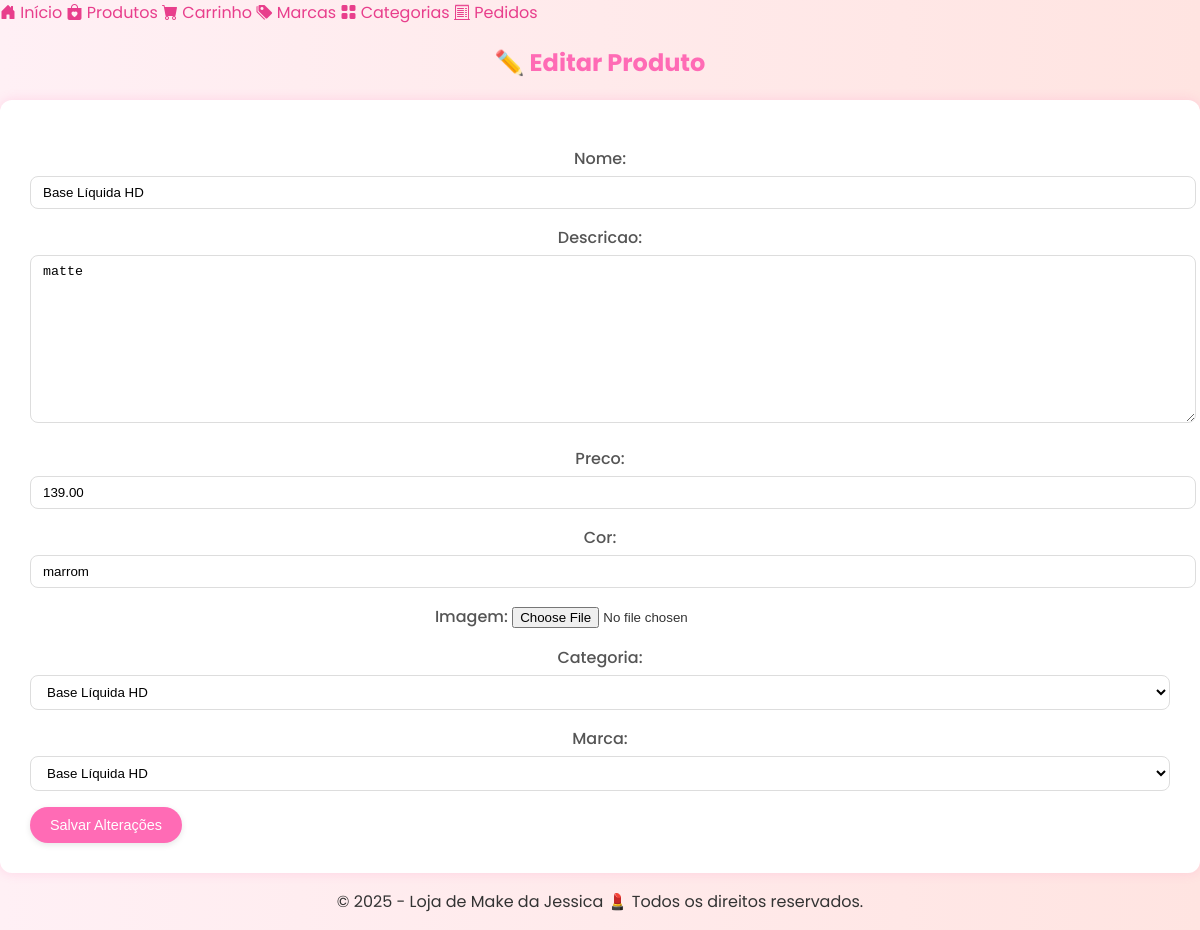
Screenshot of /editar/1/ with the database file from the repository.
### produtos/models.py (models this page shows, shortened)
class Produto(models.Model):
    nome = models.CharField(max_length=100)
    descricao = models.TextField()
    preco = models.DecimalField(max_digits=8, decimal_places=2)
    cor = models.CharField(max_length=30)
    imagem = models.ImageField(upload_to='produtos/', blank=True, null=True)
    categoria = models.ForeignKey(Categoria, on_delete=models.PROTECT)
    marca = models.ForeignKey(Marca, on_delete=models.PROTECT)

class Categoria(models.Model):
    nome = models.CharField(max_length=100)
    def __str__(self):
        return self.nome

class Marca(models.Model):
    nome = models.CharField(max_length=100)
    def __str__(self):
        return self.nome

### produtos/views.py (the view)
# urls.py: path('editar/<int:id>/', views.editar_produto, name='editar_produto'),
def editar_produto(request, id):
    produto = get_object_or_404(Produto, id=id)
    form = ProdutoForm(request.POST or None, request.FILES or None, instance=produto)
    if request.method == "POST" and form.is_valid():
        form.save()
        return redirect('listar_produtos')
    return render(request, 'produtos/editar.html', {'form': form, 'produto': produto})

### produtos/forms.py
class ProdutoForm(forms.ModelForm):
    class Meta:
        model = Produto
        fields = '__all__'

### produtos/templates/produtos/editar.html (shortened to what this page needs)
{% extends 'base.html' %}
{% block content %}
<div class="container mt-5">
  <h2 class="text-pink mb-4">✏️ Editar Produto</h2>
  <form method="post" enctype="multipart/form-data">
    {{ form.as_p }}
    <button type="submit" class="btn">Salvar Alterações</button>
  </form>
</div>
{% endblock %}

### make/static/css/custom.css (style rules this page uses)
.text-pink { color: #e83e8c; }
h2, p, .btn { text-align: center; }
.btn { background-color: #ff6bb5; color: white; padding: 10px 20px; border-radius: 25px; box-shadow: 0 4px 10px rgba(0,0,0,0.1); transition: all 0.3s ease; }
.text-pink { color: #ff6bb5; }
.btn { background-color: #ff6bb5; color: white; padding: 6px 12px; border-radius: 20px; font-size: 0.9em; box-shadow: 0 2px 6px rgba(0,0,0,0.1); transition: all 0.3s ease; }
form { background-color: #fff; border-radius: 12px; box-shadow: 0 0 12px rgba(255, 105, 180, 0.2); padding: 30px; }
label { font-weight: 500; color: #555; }
input[type="text"], input[type="number"], select, textarea { width: 100%; padding: 8px 12px; margin-top: 5px; border-radius: 8px; border: 1px solid #ddd; background-color: #fff; transition: 0.2s; }
.btn { background-color: #ff6bb5; color: white; border: none; padding: 10px 20px; border-radius: 25px; font-weight: 500; transition: all 0.3s ease; }

### rows the page displays
Produto: nome "Base Líquida HD", descricao "matte", preco "139.00", cor "marrom", categoria "Base Líquida HD", marca "Base Líquida HD"
